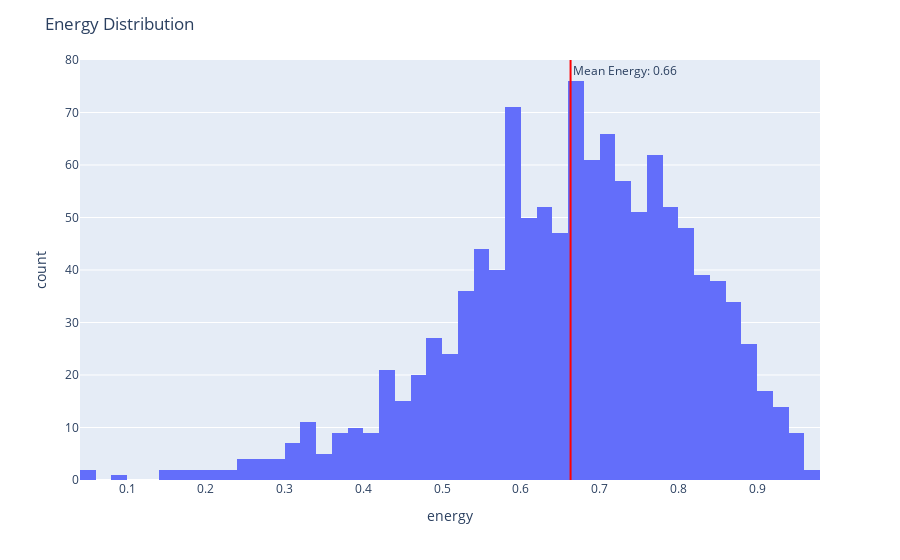

Write notebook code for a chart like this one.
### Code cell
fig = px.histogram(df, x="energy", marginal=None, hover_data=df.columns)
fig.update_layout(title='Energy Distribution')
mean_energy = df['energy'].mean()
fig.add_vline(x=mean_energy, line_color='red', annotation_text = f"Mean Energy: {mean_energy:.2f}", annotation_position = 'top right')
fig.show()

### Figure 1 — Plotly figure (JSON) as saved in the notebook; plotly's stock layout.template omitted (floating-point values rounded to 4 significant figures; data arrays with more than 128 entries replaced by an {"elided": "..."} marker saying what was removed)
{"data": [{"alignmentgroup": "True", "bingroup": "x", "hovertemplate": "energy=%{x}<br>count=%{y}<extra></extra>", "legendgroup": "", "marker": {"color": "#636efa", "pattern": {"shape": ""}}, "name": "", "offsetgroup": "", "orientation": "v", "showlegend": false, "type": "histogram", "x": {"elided": "1175 float values"}, "xaxis": "x", "yaxis": "y"}], "layout": {"annotations": [{"showarrow": false, "text": "Mean Energy: 0.66", "x": 0.6632, "xanchor": "left", "xref": "x", "y": 1, "yanchor": "top", "yref": "y domain"}], "barmode": "relative", "legend": {"tracegroupgap": 0}, "margin": {"t": 60}, "shapes": [{"line": {"color": "red"}, "type": "line", "x0": 0.6632, "x1": 0.6632, "xref": "x", "y0": 0, "y1": 1, "yref": "y domain"}], "title": {"text": "Energy Distribution"}, "xaxis": {"anchor": "y", "domain": [0, 1], "title": {"text": "energy"}}, "yaxis": {"anchor": "x", "domain": [0, 1], "title": {"text": "count"}}}}
